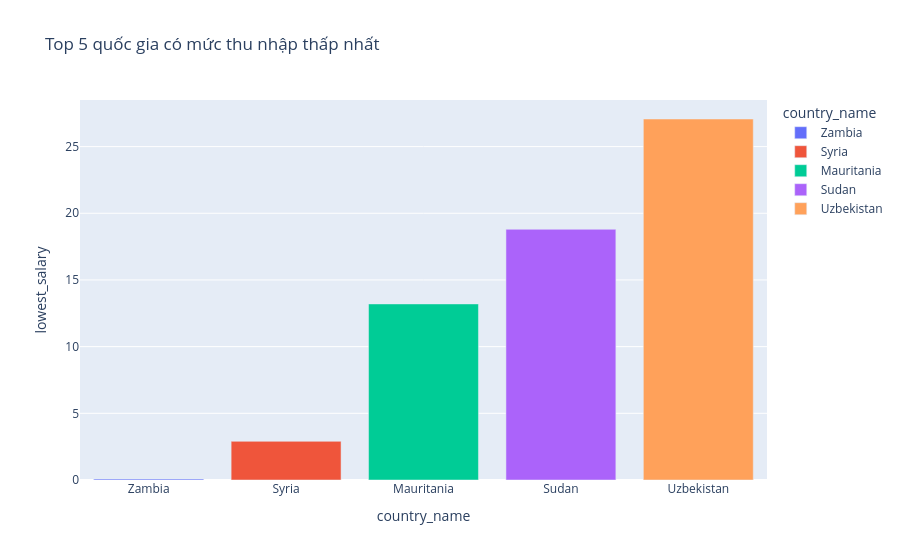

The cell this chart's notebook holds for it:
### Code cell
top_5 = df.sort_values('lowest_salary', ascending=True).head(5)
a = px.bar(top_5, x='country_name', y='lowest_salary', title='Top 5 quốc gia có mức thu nhập thấp nhất', color='country_name')
a.show()

### Figure 1 — Plotly figure (JSON) as saved in the notebook; plotly's stock layout.template omitted (floating-point values rounded to 4 significant figures)
{"data": [{"alignmentgroup": "True", "hovertemplate": "country_name=%{x}<br>lowest_salary=%{y}<extra></extra>", "legendgroup": "Zambia", "marker": {"color": "#636efa", "pattern": {"shape": ""}}, "name": "Zambia", "offsetgroup": "Zambia", "orientation": "v", "showlegend": true, "textposition": "auto", "x": ["Zambia"], "xaxis": "x", "y": [0.07209], "yaxis": "y", "type": "bar"}, {"alignmentgroup": "True", "hovertemplate": "country_name=%{x}<br>lowest_salary=%{y}<extra></extra>", "legendgroup": "Syria", "marker": {"color": "#EF553B", "pattern": {"shape": ""}}, "name": "Syria", "offsetgroup": "Syria", "orientation": "v", "showlegend": true, "textposition": "auto", "x": ["Syria"], "xaxis": "x", "y": [2.9], "yaxis": "y", "type": "bar"}, {"alignmentgroup": "True", "hovertemplate": "country_name=%{x}<br>lowest_salary=%{y}<extra></extra>", "legendgroup": "Mauritania", "marker": {"color": "#00cc96", "pattern": {"shape": ""}}, "name": "Mauritania", "offsetgroup": "Mauritania", "orientation": "v", "showlegend": true, "textposition": "auto", "x": ["Mauritania"], "xaxis": "x", "y": [13.2], "yaxis": "y", "type": "bar"}, {"alignmentgroup": "True", "hovertemplate": "country_name=%{x}<br>lowest_salary=%{y}<extra></extra>", "legendgroup": "Sudan", "marker": {"color": "#ab63fa", "pattern": {"shape": ""}}, "name": "Sudan", "offsetgroup": "Sudan", "orientation": "v", "showlegend": true, "textposition": "auto", "x": ["Sudan"], "xaxis": "x", "y": [18.8], "yaxis": "y", "type": "bar"}, {"alignmentgroup": "True", "hovertemplate": "country_name=%{x}<br>lowest_salary=%{y}<extra></extra>", "legendgroup": "Uzbekistan", "marker": {"color": "#FFA15A", "pattern": {"shape": ""}}, "name": "Uzbekistan", "offsetgroup": "Uzbekistan", "orientation": "v", "showlegend": true, "textposition": "auto", "x": ["Uzbekistan"], "xaxis": "x", "y": [27.07], "yaxis": "y", "type": "bar"}], "layout": {"xaxis": {"anchor": "y", "domain": [0.0, 1.0], "title": {"text": "country_name"}, "categoryorder": "array", "categoryarray": ["Zambia", "Syria", "Mauritania", "Sudan", "Uzbekistan"]}, "yaxis": {"anchor": "x", "domain": [0.0, 1.0], "title": {"text": "lowest_salary"}}, "legend": {"title": {"text": "country_name"}, "tracegroupgap": 0}, "title": {"text": "Top 5 quốc gia có mức thu nhập thấp nhất"}, "barmode": "relative"}}
